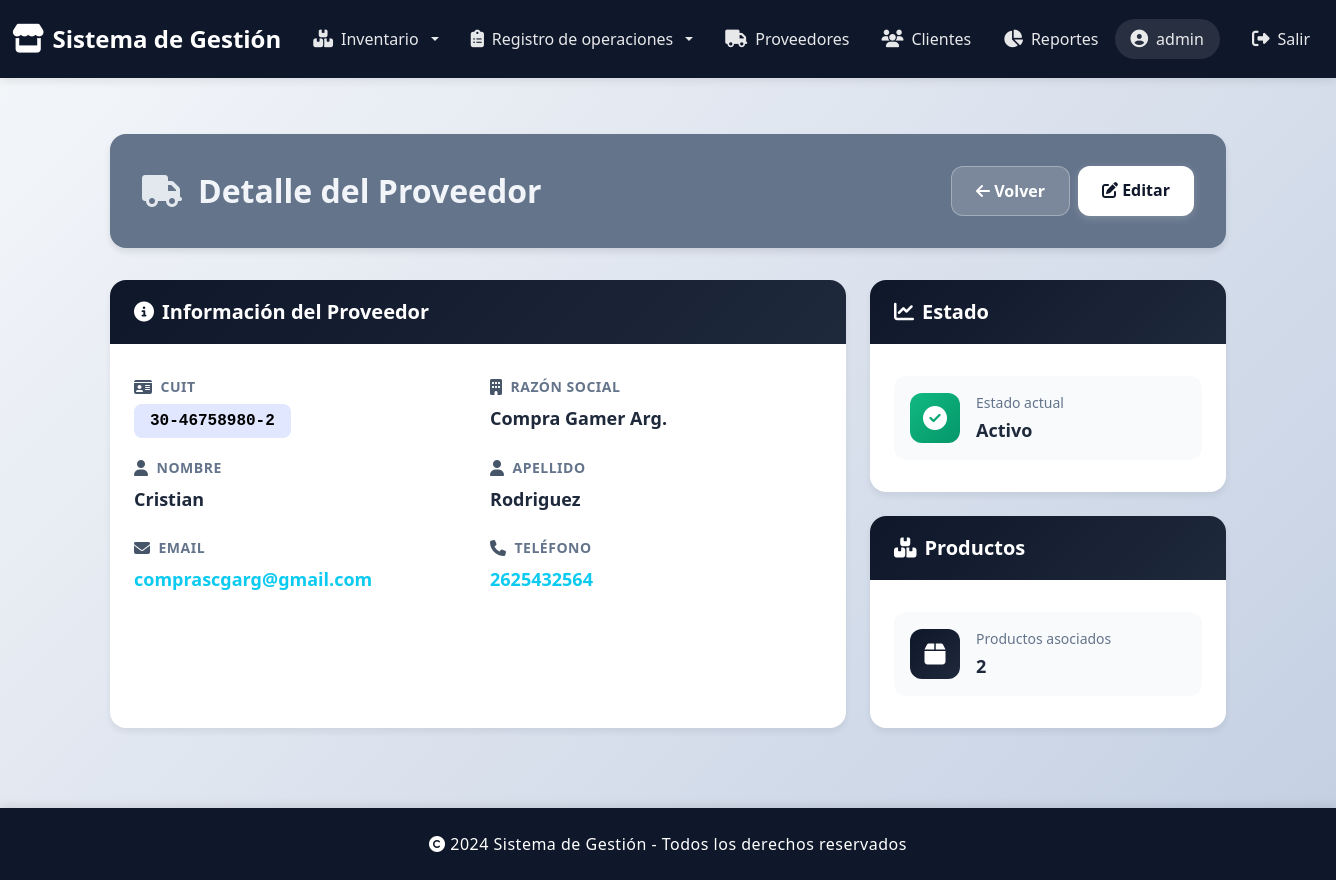
/proveedores/proveedores/1/ (signed in), run on the app's committed database.
### gestionProveedores/models.py (models this page shows, shortened)
class Proveedor(models.Model):
    idProveedor = models.AutoField(primary_key=True)
    nombre = models.CharField(max_length=100)
    apellido = models.CharField(max_length=100)
    razon_social = models.CharField(max_length=100)
    cuit = models.CharField(max_length=100)
    telefono = models.CharField(max_length=20)
    email = models.EmailField()
    activo = models.BooleanField(default=True)
    class Meta:
        verbose_name='Proveedor'
        verbose_name_plural='Proveedores'

### gestionProveedores/views.py (the view)
# urls.py: path('proveedores/<int:pk>/', views.proveedor_detalle, name='proveedor_detalle'),
@login_required
def proveedor_detalle(request, pk):
    proveedor = get_object_or_404(Proveedor, pk=pk)
    context = {
        'proveedor': proveedor,
    }
    return render(request, 'proveedor_detalle.html', context)

### gestionProveedores/templates/proveedor_detalle.html (shortened to what this page needs)
{% extends 'base.html' %}
{% load static %}
{% block content %}
<div class="container mt-4 mb-5">
    <div class="page-header bg-slate-neutral">
        <div class="d-flex justify-content-between align-items-center flex-wrap gap-3">
            <h2 class="text-slate-light">
                <i class="fas fa-truck"></i>
                <span>Detalle del Proveedor</span>
            </h2>
            <div class="d-flex gap-2 flex-wrap">
                <a href="{% url 'proveedores_list' %}" class="btn btn-back">
                    <i class="fas fa-arrow-left"></i> Volver
                </a>
                <a href="{% url 'proveedor_editar' proveedor.idProveedor %}" class="btn btn-edit-header">
                    <i class="fas fa-edit"></i> Editar
                </a>
            </div>
        </div>
    </div>
    <div class="row g-4">
        <div class="col-lg-8">
            <div class="detail-card card h-100">
                <div class="card-header">
                    <h5 class="mb-0">
                        <i class="fas fa-info-circle me-2"></i>
                        Información del Proveedor
                    </h5>
                </div>
                <div class="card-body">
                    <div class="row g-4">
                        <div class="col-md-6">
                            <div class="info-item">
                                <label class="info-label">
                                    <i class="fas fa-id-card"></i>
                                    CUIT
                                </label>
                                <div class="info-value">
                                    <span class="badge-code">{{ proveedor.cuit }}</span>
                                </div>
                            </div>
                        </div>
                        <div class="col-md-6">
                            <div class="info-item">
                                <label class="info-label">
                                    <i class="fas fa-building"></i>
                                    Razón Social
                                </label>
                                <div class="info-value">
                                    {{ proveedor.razon_social }}
                                </div>
                            </div>
                        </div>
                        <div class="col-md-6">
                            <div class="info-item">
                                <label class="info-label">
                                    <i class="fas fa-user"></i>
                                    Nombre
                                </label>
                                <div class="info-value">
                                    {{ proveedor.nombre }}
                                </div>
                            </div>
                        </div>
                        <div class="col-md-6">
                            <div class="info-item">
                                <label class="info-label">
                                    <i class="fas fa-user"></i>
                                    Apellido
                                </label>
                                <div class="info-value">
                                    {{ proveedor.apellido }}
                                </div>
                            </div>
                        </div>
                        <div class="col-md-6">
                            <div class="info-item">
                                <label class="info-label">
                                    <i class="fas fa-envelope"></i>
                                    Email
                                </label>
                                <div class="info-value">
                                    {% if proveedor.email %}
                                        <a href="mailto:{{ proveedor.email }}" class="link-info">
                                            {{ proveedor.email }}
                                        </a>
                                    {% else %}
                                        <span class="text-muted">No registrado</span>
                                    {% endif %}
                                </div>
                            </div>
                        </div>
                        <div class="col-md-6">
                            <div class="info-item">
                                <label class="info-label">
                                    <i class="fas fa-phone"></i>
                                    Teléfono
                                </label>
                                <div class="info-value">
                                    {% if proveedor.telefono %}
                                        <a href="tel:{{ proveedor.telefono }}" class="link-info">
                                            {{ proveedor.telefono }}
                                        </a>
                                    {% else %}
                                        <span class="text-muted">No registrado</span>
                                    {% endif %}
                                </div>
                            </div>
                        </div>
                    </div>
                </div>
            </div>
        </div>
        <div class="col-lg-4">
            <div class="detail-card card mb-4">
                <div class="card-header">
                    <h5 class="mb-0">
                        <i class="fas fa-chart-line me-2"></i>
                        Estado
                    </h5>
                </div>
                <div class="card-body">
                    <div class="summary-item">
                        <div class="summary-icon {% if proveedor.activo %}bg-success{% else %}bg-danger{% endif %}">
                            <i class="fas {% if proveedor.activo %}fa-check-circle{% else %}fa-times-circle{% endif %}"></i>
                        </div>
                        <div class="summary-content">
                            <span class="summary-label">Estado actual</span>
                            <span class="summary-value">
                                {% if proveedor.activo %}Activo{% else %}Inactivo{% endif %}
                            </span>
                        </div>
                    </div>
                </div>
            </div>
            <div class="detail-card card">
                <div class="card-header">
                    <h5 class="mb-0">
                        <i class="fas fa-boxes me-2"></i>
                        Productos
                    </h5>
                </div>
                <div class="card-body">
                    <div class="summary-item">
                        <div class="summary-icon bg-primary">
                            <i class="fas fa-box"></i>
                        </div>
                        <div class="summary-content">
                            <span class="summary-label">Productos asociados</span>
                            <span class="summary-value">
                                {{ proveedor.productoproveedor_set.count }}
                            </span>
                        </div>
                    </div>
                </div>
            </div>
        </div>
    </div>
</div>
{% endblock %}

### templates/base.html (shortened to what this page needs)
<!DOCTYPE html>
<html lang="es">
<head>
    <link href="https://cdn.jsdelivr.net/npm/bootstrap@5.3.0/dist/css/bootstrap.min.css" rel="stylesheet">
    <link rel="stylesheet" href="https://cdnjs.cloudflare.com/ajax/libs/font-awesome/6.4.0/css/all.min.css">
</head>
<body>
    <nav class="navbar navbar-expand-lg navbar-dark">
        <div class="container-fluid">
            <a class="navbar-brand" href="/">
                <i class="fas fa-store"></i>
                <span>Sistema de Gestión</span>
            </a>
            <div class="collapse navbar-collapse" id="navbarNav">
                <ul class="navbar-nav me-auto">
                    <li class="nav-item dropdown">
                        <a class="nav-link dropdown-toggle" href="#" role="button" data-bs-toggle="dropdown" aria-expanded="false">
                            <i class="fas fa-boxes"></i> Inventario
                        </a>
                    </li>
                    <li class="nav-item dropdown">
                        <a class="nav-link dropdown-toggle" href="#" role="button" data-bs-toggle="dropdown" aria-expanded="false">
                            <i class="fa-solid fa-clipboard-list"></i> Registro de operaciones
                        </a>
                    </li>
                    <li class="nav-item">
                        <a class="nav-link" href="{% url 'proveedores_list' %}">
                            <i class="fas fa-truck"></i> Proveedores
                        </a>
                    </li>
                    <li class="nav-item">
                        <a class="nav-link" href="{% url 'clientes_list' %}">
                            <i class="fas fa-users"></i> Clientes
                        </a>
                    </li>
                    <li class="nav-item">
                        <a class="nav-link" href="{% url 'gestionInformes:dashboard' %}">
                            <i class="fa-solid fa-chart-pie"></i> Reportes
                        </a>
                    </li>
                </ul>
                <ul class="navbar-nav">
                    {% if user.is_authenticated %}
                        <li class="nav-item me-3">
                            <span class="nav-link">
                                <i class="fas fa-user-circle"></i> {{ user.username }}
                            </span>
                        </li>
                        <li class="nav-item">
                            <a class="nav-link" href="{% url 'logout' %}">
                                <i class="fas fa-sign-out-alt"></i> Salir
                            </a>
                        </li>
                    {% endif %}
                </ul>
            </div>
        </div>
    </nav>
    <main>
        {% block content %}{% endblock %}
    </main>
    <footer class="text-white text-center">
        <div class="container">
            <p class="mb-0">
                <i class="fas fa-copyright"></i> 2024 Sistema de Gestión - Todos los derechos reservados
            </p>
        </div>
    </footer>
</body>
</html>

### templates/base.html (style rules this page uses)
:root { --slate-primary: #0f172a; --slate-secondary: #1e293b; --slate-tertiary: #334155; --slate-accent: #475569; --slate-light: #f1f5f9; --slate-success: #10b981; --slate-neutral: #64748b; }
.text-slate-light { color: var(--slate-light) !important; }
.bg-slate-neutral { background-color: var(--slate-neutral) !important; }
* { margin: 0; padding: 0; }
body { background: linear-gradient(135deg, #f5f7fa 0%, #c3cfe2 100%); display: flex; flex-direction: column; min-height: 100vh; font-family: 'Segoe UI', Tahoma, Geneva, Verdana, sans-serif; }
.navbar { background: #0f172a !important; box-shadow: 0 2px 10px rgba(0, 0, 0, 0.1); padding: 1rem 0; }
.navbar-brand { font-weight: 700; font-size: 1.5rem; color: #fff !important; transition: all 0.3s ease; display: flex; align-items: center; gap: 0.5rem; }
.navbar-brand i { font-size: 1.8rem; }
.nav-link { color: rgba(255, 255, 255, 0.9) !important; font-weight: 500; padding: 0.5rem 1rem !important; border-radius: 8px; transition: all 0.3s ease; display: flex; align-items: center; gap: 0.5rem; }
.nav-link i { font-size: 1.1rem; }
main { flex: 1; padding: 2rem 0; }
.card { border: none; border-radius: 15px; box-shadow: var(--card-shadow); transition: all 0.3s ease; overflow: hidden; }
footer { background: #0f172a; box-shadow: 0 -2px 10px rgba(0, 0, 0, 0.1); padding: 1.5rem 0; }
footer p { margin: 0; font-weight: 500; letter-spacing: 0.5px; }
.nav-item span.nav-link { background-color: rgba(255, 255, 255, 0.1); border-radius: 20px; padding: 0.5rem 1rem !important; }
html { scroll-behavior: smooth; }
main { animation: fadeIn 0.5s ease-in; }

### gestionProveedores/templates/proveedor_detalle.html (style rules this page uses)
.page-header { border-radius: 1rem; padding: 2rem; margin-bottom: 2rem; box-shadow: 0 4px 6px rgba(15, 23, 42, 0.1); }
.page-header h2 { margin: 0; font-weight: 700; display: flex; align-items: center; gap: 1rem; }
.page-header h2 i { font-size: 2rem; opacity: 0.9; }
.btn-back { background: rgba(255, 255, 255, 0.15); color: white; font-weight: 600; padding: 0.75rem 1.5rem; border-radius: 0.75rem; border: 1px solid rgba(255, 255, 255, 0.3); transition: all 0.3s ease; text-decoration: none; }
.btn-edit-header { background: white; color: var(--slate-primary); font-weight: 600; padding: 0.75rem 1.5rem; border-radius: 0.75rem; border: none; box-shadow: 0 2px 8px rgba(255, 255, 255, 0.2); transition: all 0.3s ease; text-decoration: none; }
.detail-card { border: none; border-radius: 1rem; box-shadow: 0 4px 6px rgba(15, 23, 42, 0.07); overflow: hidden; animation: fadeIn 0.5s ease; }
.detail-card .card-header { background: linear-gradient(135deg, var(--slate-primary) 0%, var(--slate-secondary) 100%); color: white; padding: 1.25rem 1.5rem; border: none; }
.detail-card .card-header h5 { font-weight: 600; margin: 0; display: flex; align-items: center; }
.detail-card .card-body { padding: 2rem 1.5rem; }
.info-item { display: flex; flex-direction: column; gap: 0.5rem; }
.info-label { color: var(--slate-neutral); font-weight: 600; font-size: 0.875rem; display: flex; align-items: center; gap: 0.5rem; text-transform: uppercase; letter-spacing: 0.5px; }
.info-label i { color: var(--slate-accent); font-size: 1rem; }
.info-value { color: var(--slate-secondary); font-weight: 600; font-size: 1.125rem; }
.link-info { color: var(--slate-accent); text-decoration: none; transition: all 0.3s ease; }
.badge-code { background-color: #e0e7ff; color: black; padding: 0.5rem 1rem; border-radius: 0.5rem; font-weight: 600; font-size: 1rem; font-family: 'Courier New', monospace; }
.summary-item { display: flex; align-items: center; gap: 1rem; padding: 1rem; background: #f8fafc; border-radius: 0.75rem; margin-bottom: 1rem; }
.summary-item:last-child { margin-bottom: 0; }
.summary-icon { width: 50px; height: 50px; border-radius: 0.75rem; display: flex; align-items: center; justify-content: center; color: white; font-size: 1.5rem; }
.summary-icon.bg-primary { background: linear-gradient(135deg, var(--slate-primary) 0%, var(--slate-secondary) 100%); }
.summary-icon.bg-success { background: linear-gradient(135deg, #10b981 0%, #059669 100%); }
.summary-content { display: flex; flex-direction: column; gap: 0.25rem; }
.summary-label { color: var(--slate-neutral); font-size: 0.875rem; font-weight: 500; }
.summary-value { color: var(--slate-secondary); font-size: 1.125rem; font-weight: 700; }

### data on the page
Proveedor: cuit "30-46758980-2", razon_social "Compra Gamer Arg.", nombre "Cristian", apellido "Rodriguez", email "comprascgarg@gmail.com", telefono "2625432564", productoproveedor_set.count "2"

### other printed values
{{ user.username }} "admin"
